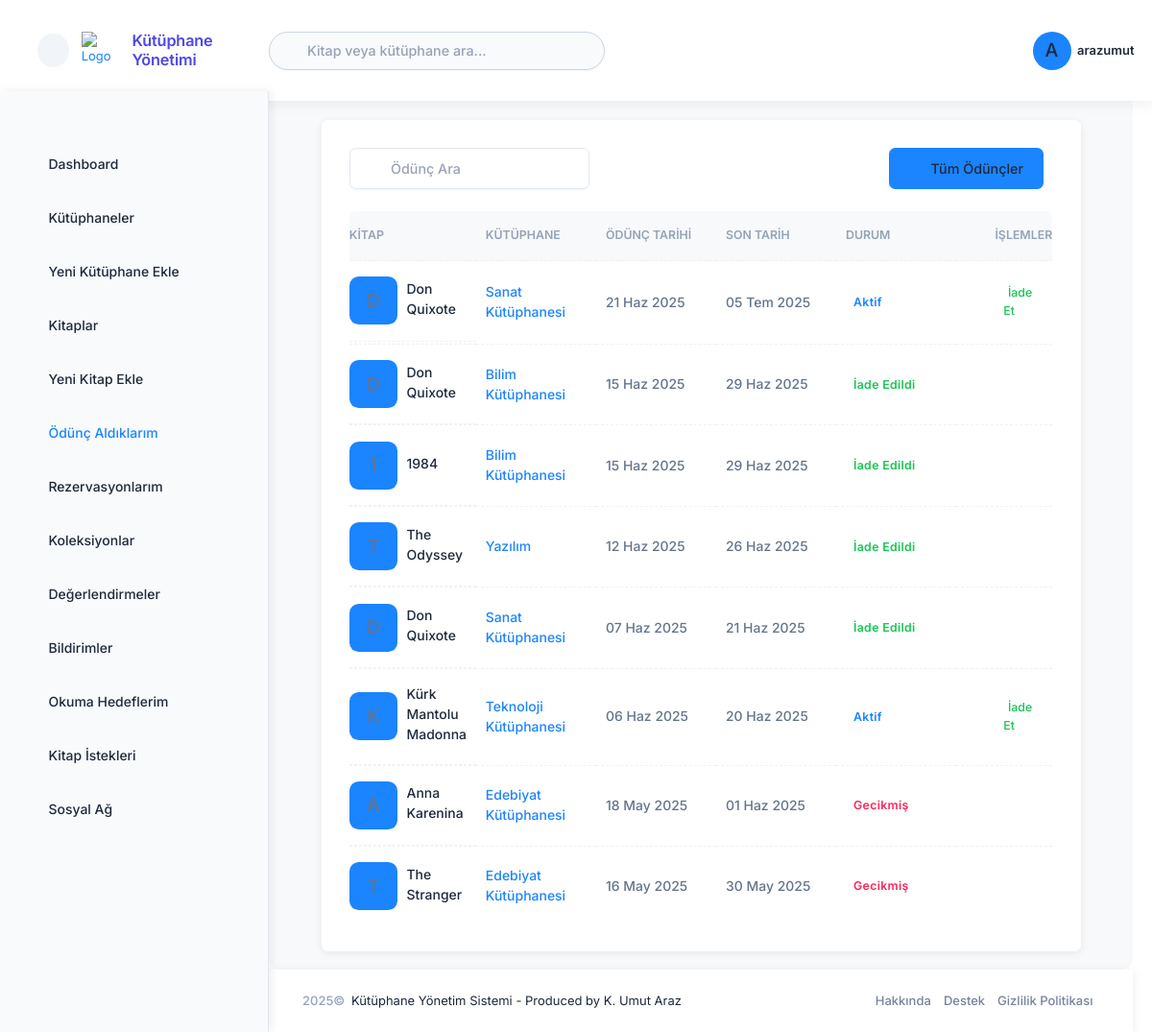
The page /loans/my-loans/ (signed in) on the database its author committed.
### accounts/models.py (models this page shows, shortened)
class User(AbstractUser):
    USER_TYPE_CHOICES = (
        ('super_admin', 'Süper Yönetici'),
        ('library_admin', 'Kütüphane Yöneticisi'),
        ('reader', 'Okuyucu'),
    )
    user_type = models.CharField(
        'Kullanıcı Tipi',
        max_length=20,
        choices=USER_TYPE_CHOICES,
        default='reader',
        help_text='Kullanıcı hesabının tipini belirler.',
    )
    profile_picture = models.ImageField('Profil Resmi', upload_to='profile_pictures/', null=True, blank=True)
    phone_number = models.CharField('Telefon Numarası', max_length=20, blank=True, null=True)
    address = models.TextField('Adres', blank=True, null=True)
    class Meta:
        verbose_name = 'kullanıcı'
        verbose_name_plural = 'kullanıcılar'
    @property
    def is_super_admin(self):
        return self.user_type == 'super_admin'
    @property
    def is_library_admin(self):
        return self.user_type == 'library_admin'

### loans/models.py (models this page shows, shortened)
class Loan(models.Model):
    STATUS_CHOICES = (
        ('active', 'Aktif'),
        ('returned', 'İade Edildi'),
        ('overdue', 'Gecikmiş'),
    )
    book = models.ForeignKey('books.Book', verbose_name='Kitap', on_delete=models.CASCADE, related_name='loans')
    borrower = models.ForeignKey(settings.AUTH_USER_MODEL, verbose_name='Ödünç Alan', on_delete=models.CASCADE, related_name='borrowed_books')
    loaned_by = models.ForeignKey(settings.AUTH_USER_MODEL, verbose_name='Ödünç Veren', on_delete=models.CASCADE, related_name='managed_loans')
    loan_date = models.DateTimeField('Ödünç Verme Tarihi', default=timezone.now)
    due_date = models.DateTimeField('İade Tarihi')
    return_date = models.DateTimeField('Gerçek İade Tarihi', blank=True, null=True)
    status = models.CharField('Durum', max_length=10, choices=STATUS_CHOICES, default='active')
    notes = models.TextField('Notlar', blank=True, null=True)
    class Meta:
        ordering = ['-loan_date']
        verbose_name = 'Ödünç Verme'
        verbose_name_plural = 'Ödünç Vermeler'
    @property
    def status_color(self):
        color_map = {
            'active': 'primary',
            'returned': 'success',
            'overdue': 'danger'
        }
        return color_map.get(self.status, 'primary')

### books/models.py (models this page shows, shortened)
class Book(models.Model):
    STATUS_CHOICES = (
        ('available', 'Mevcut'),
        ('borrowed', 'Ödünç Verilmiş'),
        ('reserved', 'Rezerve Edilmiş'),
        ('maintenance', 'Bakımda'),
    )
    title = models.CharField('Başlık', max_length=255)
    author = models.CharField('Yazar', max_length=255)
    isbn = models.CharField('ISBN', max_length=20, blank=True, null=True)
    description = models.TextField('Açıklama', blank=True, null=True)
    cover_image = models.ImageField('Kapak Resmi', upload_to='book_covers/', blank=True, null=True)
    library = models.ForeignKey('libraries.Library', verbose_name='Kütüphane', on_delete=models.CASCADE, related_name='books')
    status = models.CharField('Durum', max_length=20, choices=STATUS_CHOICES, default='available')
    publication_year = models.PositiveIntegerField('Yayın Yılı', blank=True, null=True)
    publisher = models.CharField('Yayınevi', max_length=255, blank=True, null=True)
    language = models.CharField('Dil', max_length=50, blank=True, null=True)
    pages = models.PositiveIntegerField('Sayfa Sayısı', blank=True, null=True)
    created_at = models.DateTimeField('Oluşturulma Tarihi', auto_now_add=True)
    updated_at = models.DateTimeField('Güncellenme Tarihi', auto_now=True)
    class Meta:
        ordering = ['title', 'author']
        verbose_name = 'Kitap'
        verbose_name_plural = 'Kitaplar'

### libraries/models.py (models this page shows, shortened)
class Library(models.Model):
    name = models.CharField('Adı', max_length=255)
    description = models.TextField('Açıklama', blank=True, null=True)
    owner = models.ForeignKey(
        settings.AUTH_USER_MODEL,
        verbose_name='Sahibi',
        on_delete=models.CASCADE,
        related_name='owned_libraries'
    )
    admins = models.ManyToManyField(
        settings.AUTH_USER_MODEL,
        verbose_name='Yöneticiler',
        related_name='administered_libraries',
        blank=True
    )
    created_at = models.DateTimeField('Oluşturulma Tarihi', auto_now_add=True)
    updated_at = models.DateTimeField('Güncellenme Tarihi', auto_now=True)
    address = models.TextField('Adres', blank=True, null=True)
    phone = models.CharField('Telefon', max_length=20, blank=True, null=True)
    email = models.EmailField('E-posta', blank=True, null=True)
    class Meta:
        verbose_name = 'Kütüphane'
        verbose_name_plural = 'Kütüphaneler'
        ordering = ['name']

### loans/views.py (the view)
# urls.py: path('my-loans/', views.my_loans, name='my_loans'),
@login_required
@check_account_activation
def my_loans(request):
    my_loans = Loan.objects.filter(borrower=request.user)
    context = {
        'active_menu': 'my_loans',
        'loans': my_loans
    }
    return render(request, 'loans/my_loans.html', context)

### library_management/context_processors.py (called while the page is built)
def user(request):
    if request.path.startswith('/admin/'):
        return {}
    if hasattr(request, 'user') and request.user.is_authenticated:
        return {}  # Don't add anything, Django's auth context processor handles this
    return {'user': DummyUser()}

### templates/loans/my_loans.html (shortened to what this page needs)
{% extends 'layouts/base.html' %}
{% load static %}
{% block content %}
<div class="card">
    <div class="card-header border-0 pt-6">
        <div class="card-title">
            <div class="d-flex align-items-center position-relative my-1">
                <i class="ki-outline ki-magnifier fs-3 position-absolute ms-5"></i>
                <input type="text" data-kt-loan-table-filter="search" class="form-control form-control-solid w-250px ps-13" placeholder="Ödünç Ara" />
            </div>
        </div>
        <div class="card-toolbar">
            <div class="d-flex justify-content-end">
                <a href="{% url 'loans:list' %}" class="btn btn-primary me-3">
                    <i class="ki-outline ki-book fs-2"></i>Tüm Ödünçler
                </a>
            </div>
        </div>
    </div>
    <div class="card-body py-4">
        <table class="table align-middle table-row-dashed fs-6 gy-5" id="kt_my_loans_table">
            <thead>
                <tr class="text-start text-gray-400 fw-bold fs-7 text-uppercase gs-0">
                    <th class="min-w-125px">Kitap</th>
                    <th class="min-w-125px">Kütüphane</th>
                    <th class="min-w-125px">Ödünç Tarihi</th>
                    <th class="min-w-125px">Son Tarih</th>
                    <th class="min-w-125px">Durum</th>
                    <th class="text-end min-w-100px">İşlemler</th>
                </tr>
            </thead>
            <tbody class="fw-semibold text-gray-600">
                {% for loan in loans %}
                <tr>
                    <td class="d-flex align-items-center">
                        <div class="symbol symbol-50px me-3">
                            {% if loan.book.cover_image %}
                            <img src="{{ loan.book.cover_image.url }}" class="" alt="Book Cover" />
                            {% else %}
                            <div class="symbol-label fs-2 fw-semibold bg-primary text-inverse-primary">{{ loan.book.title|first }}</div>
                            {% endif %}
                        </div>
                        <a href="{% url 'books:detail' loan.book.id %}" class="text-gray-800 text-hover-primary mb-1">{{ loan.book.title }}</a>
                    </td>
                    <td><a href="{% url 'libraries:detail' loan.book.library.id %}">{{ loan.book.library.name }}</a></td>
                    <td>{{ loan.loan_date|date:"d M Y" }}</td>
                    <td>{{ loan.due_date|date:"d M Y" }}</td>
                    <td><span class="badge badge-light-{{ loan.status_color }} fs-7 fw-bold">{{ loan.get_status_display }}</span></td>
                    <td class="text-end">
                        {% if loan.status == 'active' %}
                        <button type="button" class="btn btn-sm btn-light-success return-book-btn"
                                data-bs-toggle="modal" data-bs-target="#returnBookModal"
                                data-loan-id="{{ loan.id }}"
                                data-book-title="{{ loan.book.title }}"
                                data-book-author="{{ loan.book.author }}"
                                data-due-date="{{ loan.due_date|date:'d M Y' }}"
                                data-return-url="{% url 'loans:return' loan.id %}">
                            <i class="ki-outline ki-arrow-left fs-2 me-1"></i>İade Et
                        </button>
                        {% endif %}
                    </td>
                </tr>
                {% empty %}
                <tr>
                    <td colspan="6" class="text-center">Henüz hiç ödünç aldığınız kitap bulunmuyor.</td>
                </tr>
                {% endfor %}
            </tbody>
        </table>
    </div>
</div>
{% endblock %}

### templates/includes/header.html (shortened to what this page needs)
{% load static %}
<div id="kt_app_header" class="app-header d-flex flex-column flex-stack shadow-sm">
    <div class="d-flex flex-stack flex-grow-1">
        <div class="app-header-logo d-flex align-items-center ps-lg-12" id="kt_app_header_logo">
            <div id="kt_app_sidebar_toggle"
                class="app-sidebar-toggle btn btn-sm btn-icon btn-light rounded-circle me-4 d-none d-lg-flex"
                data-kt-toggle="true" data-kt-toggle-state="active" data-kt-toggle-target="body"
                data-kt-toggle-name="app-sidebar-minimize">
                <i class="ki-outline ki-abstract-14 fs-3"></i>
            </div>
            <a href="{% url 'dashboard' %}" class="app-sidebar-logo d-flex align-items-center">
                <img src="{% static 'media/logos/arazumut_logo.svg' %}" alt="Logo" class="h-40px me-3" />
                <span class="h4 fw-bold text-primary m-0">Kütüphane Yönetimi</span>
            </a>
        </div>
        <div class="app-navbar flex-grow-1 justify-content-end" id="kt_app_header_navbar">
            <div class="app-navbar-item d-flex align-items-stretch flex-lg-grow-1">
                <div id="kt_header_search" class="header-search d-flex align-items-center w-lg-350px"
                    data-kt-search-keypress="true" data-kt-search-min-length="2" data-kt-search-enter="enter"
                    data-kt-search-layout="menu" data-kt-search-responsive="true">
                    <form action="{% url 'search' %}" method="GET" data-kt-search-element="form" class="d-none d-lg-block w-100 position-relative mb-5 mb-lg-0"
                        autocomplete="off">
                        <i class="ki-outline ki-magnifier search-icon fs-2 text-gray-500 position-absolute top-50 translate-middle-y ms-4"></i>
                        <input type="text" class="search-input form-control form-control rounded-pill bg-light border-0 h-40px ps-12"
                            name="q" value="{{ request.GET.q|default:'' }}" placeholder="Kitap veya kütüphane ara..." data-kt-search-element="input" />
                    </form>
                </div>
            </div>
            <div class="app-navbar-item ms-3 ms-lg-5" id="kt_header_user_menu_toggle">
                <div class="cursor-pointer d-flex align-items-center"
                    data-kt-menu-trigger="{default: 'click', lg: 'hover'}" data-kt-menu-attach="parent"
                    data-kt-menu-placement="bottom-end">
                    <div class="symbol symbol-35px symbol-md-40px me-2">
                        {% if user.profile_picture %}
                        <img class="rounded-circle" src="{{ user.profile_picture.url }}" alt="user" />
                        {% else %}
                        <div class="symbol-label fs-2 bg-primary text-white rounded-circle">
                            {{ user.username|first|upper }}
                        </div>
                        {% endif %}
                    </div>
                    <span class="d-none d-md-inline fw-bold">{{ user.get_full_name|default:user.username }}</span>
                    <i class="ki-outline ki-down fs-2 ms-1 d-none d-md-inline"></i>
                </div>
            </div>
        </div>
    </div>
</div>

### rows shown on the page
User: username|first "A", get_full_name "arazumut"
Loan: book "Don Quixote", book.library.name "Sanat Kütüphanesi", loan_date "21 Haz 2025", due_date "05 Tem 2025", status "Aktif"
Loan: book "Don Quixote", book.library.name "Bilim Kütüphanesi", loan_date "15 Haz 2025", due_date "29 Haz 2025", status "İade Edildi"
Loan: book "1984", book.library.name "Bilim Kütüphanesi", loan_date "15 Haz 2025", due_date "29 Haz 2025", status "İade Edildi"
Loan: book "The Odyssey", book.library.name "Yazılım", loan_date "12 Haz 2025", due_date "26 Haz 2025", status "İade Edildi"
Loan: book "Don Quixote", book.library.name "Sanat Kütüphanesi", loan_date "07 Haz 2025", due_date "21 Haz 2025", status "İade Edildi"
Loan: book "Kürk Mantolu Madonna", book.library.name "Teknoloji Kütüphanesi", loan_date "06 Haz 2025", due_date "20 Haz 2025", status "Aktif"
Loan: book "Anna Karenina", book.library.name "Edebiyat Kütüphanesi", loan_date "18 May 2025", due_date "01 Haz 2025", status "Gecikmiş"
Loan: book "The Stranger", book.library.name "Edebiyat Kütüphanesi", loan_date "16 May 2025", due_date "30 May 2025", status "Gecikmiş"
